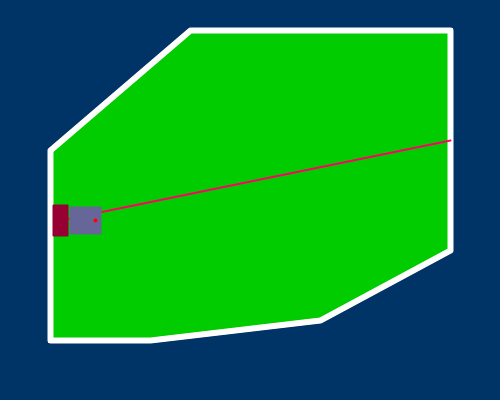
Frame 1 (no input)
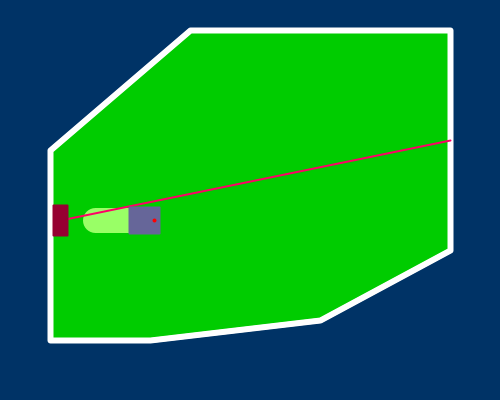
Frame 60 (the mouse pressed at the canvas centre just before this capture)
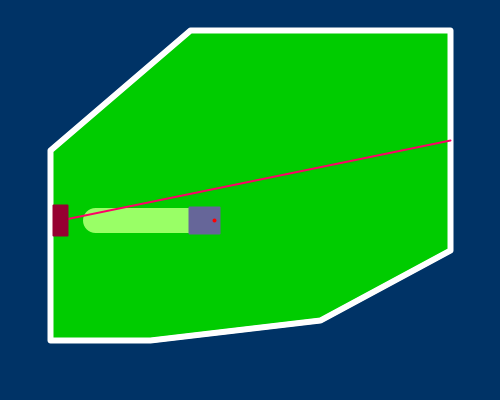
Frame 120 (the mouse held since frame 60 and released just before this capture)

The Processing sketch that drew these frames (run headless with seeded random() and noise(); from frame 60 on, the mouse is pressed at the canvas centre):

// Processing sketch: Lawnbot
// ── Lawnbot.pde
final int WIDTH = 500, HEIGHT = 400;

Lawn lawn;
Mower mower;

void setup(){
  size(500, 400);
  lawn = new Lawn(sampleLawnPoints);
  
  mower = new Mower(sampleHomebasePoints[0],
                              sampleHomebasePoints[1],
                              sampleHomebasePoints[2],
                              sampleHomebasePoints[3]);
}

void draw(){
  //if(frameCount % 2 == 0){
  //  background(0, 51, 102);
  //  lawn.draw();
  //  mower.draw();
  //  mower.move();
  //}
  
  background(0, 51, 102);
  lawn.draw();
  mower.draw();
  mower.move();
}

void mouseClicked() {
  println(mouseX + ", " + mouseY);
}

// ── Graph.pde
import java.util.NoSuchElementException;
import java.util.Queue;

import java.util.LinkedList;

public class GridGraph{
  public GridGraph(int width, int height){
    this.width = width;
    this.height = height;
    nodes = new GridNode[width][height];
  }
  
  public boolean has(int i, int j){
    return isValidIndex(i, j) && nodes[i][j] != null;
  }
  
  public boolean hasRightOf(int i, int j){
    return isValidIndex(i+1, j) && nodes[i+1][j] != null;
  }
  public boolean hasLeftOf(int i, int j){
    return isValidIndex(i-1, j) && nodes[i-1][j] != null;
  }
  public boolean hasUpOf(int i, int j){
    return isValidIndex(i, j-1) && nodes[i][j-1] != null;
  }
  public boolean hasDownOf(int i, int j){
    return isValidIndex(i, j+1) && nodes[i][j+1] != null;
  }
  
  public GridNode get(int i, int j){
    if(isValidIndex(i, j)) return nodes[i][j];
    else throw new IndexOutOfBoundsException();
  }
  
  public GridNode getRightOf(int i, int j){
    if(isValidIndex(i+1, j)) return nodes[i+1][j];
    else throw new IndexOutOfBoundsException();
  }
  public GridNode getLeftOf(int i, int j){
    if(isValidIndex(i-1, j)) return nodes[i-1][j];
    else throw new IndexOutOfBoundsException();
  }
  public GridNode getUpOf(int i, int j){
    if(isValidIndex(i, j-1)) return nodes[i][j-1];
    else throw new IndexOutOfBoundsException();
  }
  public GridNode getDownOf(int i, int j){
    if(isValidIndex(i, j+1)) return nodes[i][j+1];
    else throw new IndexOutOfBoundsException();
  }
  
  private boolean isValidIndex(int i, int j){
    return i >= 0 && i < width && j >= 0 && j < height;
  }
  
  public GridGraph spanningTree(int sourceI, int sourceJ){
    if(!has(sourceI, sourceJ)) throw new NoSuchElementException();
    
    HashSet<GridEdge> taken = new HashSet();
    Queue<GridEdge> inReach = new LinkedList();
    
    GridNode sourceNode = get(sourceI, sourceJ);
    addEdges(sourceNode, inReach);
    
    while(!inReach.isEmpty()){
      GridEdge nextEdgeTaken = inReach.remove();
      
      stroke(255);
      strokeWeight(2);
      //nextEdgeTaken.draw();
      
      taken.add(nextEdgeTaken);
      nextEdgeTaken.n2.taken = true;
      addEdges(nextEdgeTaken.n2, inReach);
    }
    
    //Create a graph with same nodes and edges according to taken (copy)
    GridGraph spanningTree = new GridGraph(this.width, this.height);
    for(int j = 0; j < this.height; j++){
      for(int i = 0; i < this.width; i++){
        if(this.has(i, j)){
          GridNode node = this.get(i, j);
          spanningTree.nodes[i][j] = new GridNode(node.x, node.y, i, j, null, null, null, null);
        }
      }
    }
    
    for(GridEdge edge : taken){
      switch(edge.dir){
        case RIGHT:
          spanningTree.nodes[edge.n1.i][edge.n1.j].right = spanningTree.nodes[edge.n2.i][edge.n2.j];
          spanningTree.nodes[edge.n2.i][edge.n2.j].left = spanningTree.nodes[edge.n1.i][edge.n1.j];
          break;
        case DOWN:
          spanningTree.nodes[edge.n1.i][edge.n1.j].down = spanningTree.nodes[edge.n2.i][edge.n2.j];
          spanningTree.nodes[edge.n2.i][edge.n2.j].up = spanningTree.nodes[edge.n1.i][edge.n1.j];
          break;
        case LEFT:
          spanningTree.nodes[edge.n1.i][edge.n1.j].left = spanningTree.nodes[edge.n2.i][edge.n2.j];
          spanningTree.nodes[edge.n2.i][edge.n2.j].right = spanningTree.nodes[edge.n1.i][edge.n1.j];
          break;
        case UP:
          spanningTree.nodes[edge.n1.i][edge.n1.j].up = spanningTree.nodes[edge.n2.i][edge.n2.j];
          spanningTree.nodes[edge.n2.i][edge.n2.j].down = spanningTree.nodes[edge.n1.i][edge.n1.j];
          break;
      }
    }
    return spanningTree;
  }
  
  private void addEdges(GridNode ofNode, Queue<GridEdge> inReach){
    if(ofNode.left != null && !ofNode.left.taken && !ofNode.left.enqueued){
      inReach.add(new GridEdge(ofNode, ofNode.left, Direction.LEFT));
      ofNode.left.enqueued = true;
    }
    if(ofNode.up != null && !ofNode.up.taken && !ofNode.up.enqueued){
      inReach.add(new GridEdge(ofNode, ofNode.up, Direction.UP));
      ofNode.up.enqueued = true;
    }
    if(ofNode.right != null && !ofNode.right.taken && !ofNode.right.enqueued){
      inReach.add(new GridEdge(ofNode, ofNode.right, Direction.RIGHT));
      ofNode.right.enqueued = true;
    }
    if(ofNode.down != null && !ofNode.down.taken && !ofNode.down.enqueued){
      inReach.add(new GridEdge(ofNode, ofNode.down, Direction.DOWN));
      ofNode.down.enqueued = true;
    }
  }
  
  public void draw(int tileWidth, int tileHeight){
    for(int j = 0; j < this.height; j++){
      for(int i = 0; i < this.width; i++){
        if(nodes[i][j] != null){
          nodes[i][j].draw(tileWidth, tileHeight);
        }
      }
    }
  }
  
  protected int width, height;
  protected GridNode[][] nodes;
}


class GridNode{
  
  public GridNode(int x, int y, int i, int j, GridNode up, GridNode down, GridNode left, GridNode right){
    this.x = x;
    this.y = y;
    
    this.i = i;
    this.j = j;
    
    this.up = up;
    this.down = down;
    this.left = left;
    this.right = right;
    
    this.taken = false;
    this.enqueued = false;
  }
  
  public String toString(){
    return "Coords : (" + x + ", " + y + ")";
  }
  
  public void draw(int tileWidth, int tileHeight){
    //circle(x, y, 6);
    
    if(right != null) line(x, y, x+tileWidth, y);
    if(left != null) line(x, y, x-tileWidth, y);
    if(up != null) line(x, y, x, y-tileHeight);
    if(down != null) line(x, y, x, y+tileHeight);
  }
  
  public Point toPoint(){
    return new Point(x, y);
  }
  
  private GridNode up, down, left, right;
  private int x, y;
  private int i, j;
  private boolean taken;
  private boolean enqueued;
}

private enum Direction{
    RIGHT, DOWN, LEFT, UP
}

class GridEdge{
  public GridEdge(GridNode n1, GridNode n2, Direction dir){
    this.n1 = n1;
    this.n2 = n2;
    this.dir = dir;
  }
  
  public void draw(){
    line(n1.x, n1.y, n2.x, n2.y);
  }
  
  private GridNode n1, n2;
  private Direction dir;
}

public class PathGridGraph extends GridGraph{
  public PathGridGraph(GridGraph spanningTree, int tileWidth, int tileHeight){
    super(spanningTree.width*2, spanningTree.height*2);
    
    //Create a 4 GridNodes for each GridNode in the given GridGraph
    // and connect them appropriately to create a path
    for(int j = 0; j < spanningTree.height; j++){
      for(int i = 0; i < spanningTree.width; i++){
        if(spanningTree.has(i, j)){
          //Create the 4 nodes
          GridNode center = spanningTree.get(i, j);
          int quarterWidth = tileWidth/4;
          int quarterHeight = tileHeight/4;
          
          //Top left
          nodes[2*i][2*j] = new GridNode(center.x - quarterWidth, center.y - quarterHeight, 2*i, 2*j, null, null, null, null);;
          
          //Top right
          nodes[2*i+1][2*j] = new GridNode(center.x + quarterWidth, center.y - quarterHeight, 2*i+1, 2*j, null, null, null, null);
          
          //Bottom left
          nodes[2*i][2*j+1] = new GridNode(center.x - quarterWidth, center.y + quarterHeight, 2*i, 2*j+1, null, null, null, null);
          
          //Bottom right
          nodes[2*i+1][2*j+1] = new GridNode(center.x + quarterWidth, center.y + quarterHeight, 2*i+1, 2*j+1, null, null, null, null);
        }
      }
    }
    
    for(int j = 0; j < spanningTree.height; j++){
      for(int i = 0; i < spanningTree.width; i++){
        if(spanningTree.has(i, j)){
          GridNode center = spanningTree.get(i, j);
          
          GridNode topLeft = nodes[2*i][2*j];
          GridNode topRight = nodes[2*i+1][2*j];
          GridNode bottomLeft = nodes[2*i][2*j+1];
          GridNode bottomRight = nodes[2*i+1][2*j+1];
          
          //RIGHT
          if(center.right != null){
            topRight.right = getRightOf(topRight.i, topRight.j);
            getRightOf(topRight.i, topRight.j).left = topRight;
            
            bottomRight.right = getRightOf(bottomRight.i, bottomRight.j);
            getRightOf(bottomRight.i, bottomRight.j).left = bottomRight;
          }else{
            topRight.down = bottomRight;
            bottomRight.up = topRight;
          }
          
          //LEFT
          if(center.left != null){
            topLeft.left = getLeftOf(topLeft.i, topLeft.j);
            getLeftOf(topLeft.i, topLeft.j).right = topLeft;
            
            bottomLeft.left = getLeftOf(bottomLeft.i, bottomLeft.j);
            getLeftOf(bottomLeft.i, bottomLeft.j).right = bottomLeft;
          }else{
            topLeft.down = bottomLeft;
            bottomLeft.up = topLeft;
          }
          
          //UP
          if(center.up != null){
            topLeft.up = getUpOf(topLeft.i, topLeft.j);
            getUpOf(topLeft.i, topLeft.j).down = topLeft;
            
            topRight.up = getUpOf(topRight.i, topRight.j);
            getUpOf(topRight.i, topRight.j).down = topRight;
          }else{
            topLeft.right = topRight;
            topRight.left = topLeft;
          }
          
          //DOWN
          if(center.down != null){
            bottomLeft.down = getDownOf(bottomLeft.i, bottomLeft.j);
            getDownOf(bottomLeft.i, bottomLeft.j).up = bottomLeft;
            
            bottomRight.down = getDownOf(bottomRight.i, bottomRight.j);
            getDownOf(bottomRight.i, bottomRight.j).up = bottomRight;
          }else{
            bottomLeft.right = bottomRight;
            bottomRight.left = bottomLeft;
          }
        }
      }
    }
    
  }
  
  public ArrayList<Point> pathFromGraph(){
    
    //Find one node to start from
    GridNode firstNode = null;
    int j = 0;
    while(j < this.height && firstNode == null){
      int i = 0;
      while(i < this.width && firstNode == null){
        firstNode = this.get(i, j);
        i++;
      }
      j++;
    }
    
    ArrayList<Point> path = new ArrayList();
    GridNode nextNode;
    Direction from;
    //Since we found the node searching from top left, it must be connected to the right or the bottom
    path.add(firstNode.toPoint());
    if(firstNode.right != null){
      nextNode = firstNode.right;
      from = Direction.LEFT;
    }else{
      nextNode = firstNode.down;
      from = Direction.UP;
    }
    
    while(nextNode != firstNode){
      path.add(nextNode.toPoint());
      
      Direction nextNodeDir = findDirNextNode(from, nextNode);
      
      switch(nextNodeDir){
        case LEFT:
          nextNode = nextNode.left;
          from = Direction.RIGHT;
          break;
        case RIGHT:
          nextNode = nextNode.right;
          from = Direction.LEFT;
          break;
        case UP:
          nextNode = nextNode.up;
          from = Direction.DOWN;
          break;
        case DOWN:
          nextNode = nextNode.down;
          from = Direction.UP;
          break;
      }
    }
    
    return path;
  }
  
  private Direction findDirNextNode(Direction comingFrom, GridNode fromNode){
    //Exclude node in direction comingFrom and return the other connected node's direction
    if(fromNode.left != null && comingFrom != Direction.LEFT){
      return Direction.LEFT;
    }else if(fromNode.right != null && comingFrom != Direction.RIGHT){
      return Direction.RIGHT;
    }else if(fromNode.up != null && comingFrom != Direction.UP){
      return Direction.UP;
    }else if(fromNode.down != null && comingFrom != Direction.DOWN){
      return Direction.DOWN;
    }else{
      throw new Error(); //Should not happen
    } 
  }
  
  public void draw(int tileWidth, int tileHeight){
    super.draw(tileWidth, tileHeight);
  }
}

// ── Homebase.pde
public final float[] sampleHomebasePoints = {60, 220, 450, 140};
public final color sampleHomebaseColor = color(150, 0, 50);
public final color sampleHomelineColor = color(255, 0, 102);

public class Homebase{
  public Homebase(float x, float y, float lineEndX, float lineEndY, color homebaseColor, color homelineColor){
    this.x = x;
    this.y = y;
    
    this.lineEndX = lineEndX;
    this.lineEndY = lineEndY;
    
    this.homebaseColor = homebaseColor;
    this.homelineColor = homelineColor;
    
    homeline = new Line(x, y, lineEndX, lineEndY);
  }
  
  public Homebase(float x, float y, float lineEndX, float lineEndY){
    this(x, y, lineEndX, lineEndY, sampleHomebaseColor, sampleHomelineColor);
  }
  
  public void draw(){
     beginShape();
     stroke(homelineColor);
     strokeWeight(2);
     line(homeline.x1, homeline.y1, homeline.x2, homeline.y2);
     endShape();
    
     beginShape();
     stroke(homebaseColor);
     fill(homebaseColor);
     rect(x-7, y-15, 14, 30);
     endShape();
  }
  
  private float x, y;
  //TODO : remove if unused
  private float lineEndX, lineEndY;
  //TODO : remove if unused
  private Line homeline;
  
  private color homebaseColor;
  private color homelineColor;
}

// ── Lawn.pde
import java.util.HashSet;

public final color sampleBoundsColor = color(255);
public final color sampleLawnColor = color(0, 204, 0);
public final color sampleMowedColor = color(153, 255, 102);

public Point[] sampleLawnPoints = {new Point(50, 150),
                             new Point(190, 30),
                             new Point(450, 30),
                             new Point(450, 250),
                             new Point(320, 320),
                             new Point(150, 340),
                             new Point(50, 340)};
public class Lawn{
 public Lawn(Point[] boundPoints, color boundsColor, color lawnColor, color mowedColor){
   this.boundPoints = boundPoints;
   this.mowedPoints = new ArrayList<Point>();
   
   //Creating a set of lines, useful to check intersection
   bounds = new HashSet<Line>();
   for(int i = 0; i < boundPoints.length - 1; i++){
     bounds.add(new Line(boundPoints[i].x, boundPoints[i].y, boundPoints[i+1].x, boundPoints[i+1].y));
   }
   bounds.add(new Line(boundPoints[boundPoints.length - 1].x, boundPoints[boundPoints.length - 1].y, boundPoints[0].x, boundPoints[0].y));

   this.boundsColor = boundsColor;
   this.lawnColor = lawnColor;
   this.mowedColor = mowedColor;
 }
 
 public Lawn(Point[] points){
   this(points, sampleBoundsColor, sampleLawnColor, sampleMowedColor);
 }
 
 //public void createRandomLawn(int nbSides){
 //  //TODO : implement
 //}
 
 public void draw(){
   beginShape();
     stroke(boundsColor);
     strokeWeight(5);
     fill(lawnColor);
     for(Point p : boundPoints){
       vertex(p.x, p.y);
     }
     vertex(boundPoints[0].x, boundPoints[0].y);
   endShape();
   
   beginShape();
     stroke(mowedColor);
     strokeWeight(25);
     strokeJoin(ROUND);
     for(Point p : mowedPoints){
       vertex(p.x, p.y); 
     }
   endShape();
   
   beginShape();
     stroke(boundsColor);
     strokeWeight(6);
     noFill();
     for(Point p : boundPoints){
       vertex(p.x, p.y);
     }
     vertex(boundPoints[0].x, boundPoints[0].y);
   endShape();
 }
 
 private Point[] boundPoints;
 private HashSet<Line> bounds;
 private ArrayList<Point> mowedPoints;
 private color boundsColor;
 private color lawnColor;
 private color mowedColor;
}

class Line{
  public Line(float x1, float y1, float x2, float y2){
    this.x1 = x1;
    this.y1 = y1;
    this.x2 = x2;
    this.y2 = y2;
  }
  
  public float x1, y1, x2, y2;
  
  public String toString(){
    return "[" + "(" + (int)x1 + ", " + (int)y1 + ")" + ", " + "(" + (int)x2 + ", " + (int)y2 + ")" + "]";
  }
}

class Point{
  public Point(float x, float y){
    this.x = x;
    this.y = y;
  }
  
  public float x, y;
  
  public String toString(){
    return "(" + (int)x + ", " + (int)y + ")";
  }
}

// ── Mower.pde
import java.util.Arrays;
import java.util.LinkedList;
import java.util.Iterator;

public final color sampleMowerColor = color(102, 102, 153);
public final float sampleOrientation = 0.0;

public enum Mode {
  SEARCHING, MOWING
}

public class Mower{
  public Mower(float homebaseX, float homebaseY, float lineEndX, float lineEndY, float orientation, color mowerColor, color homebaseColor, color homelineColor){
    this.mode = Mode.SEARCHING;
    
    hb = new Homebase(homebaseX, homebaseY, lineEndX, lineEndY, homebaseColor, homelineColor);
    
    pf = new PathFinder();
    mowingPath = null;
    nextPointIndex = 0;
    
    bounds = new HashSet();
    
    this.x = homebaseX + 15;
    this.y = homebaseY;
    
    this.orientation = orientation;
    
    this.atObstacleEdge = false;
    this.obstacleIsLeft = false;
    this.obstacles = new ArrayList();
    this.lastObstacle = null;
    
    this.sensor = new Point(x + cos(orientation) * 10, y + sin(orientation) * 10);
    
    this.col = mowerColor;
  }
  
  public Mower(float homebaseX, float homebaseY, float lineEndX, float lineEndY){
    this(homebaseX, homebaseY, lineEndX, lineEndY, sampleOrientation, sampleMowerColor, sampleHomebaseColor, sampleHomelineColor);
  }
  
  public void draw(){
    hb.draw();
      pushMatrix();
        translate(x+10, y);
        rotate(orientation);
        beginShape();
          stroke(col);
          fill(col);
          rect(-15, -13, 30, 26);
        endShape();
      
      //Sensor, to debug
        beginShape();
          stroke(color(255, 0, 0));
          fill(color(255, 0, 0));
          circle(sensor.x - x, sensor.y - y, 2);
        endShape();
      popMatrix();
  }
  
  public void move(){
    //ArrayList<Point> sampleBoundsPoint = new ArrayList();
    //sampleBoundsPoint.add(new Point(295, 339));
    //sampleBoundsPoint.add(new Point(60, 339));
    //sampleBoundsPoint.add(new Point(60, 68));
    //sampleBoundsPoint.add(new Point(227, 41));
    //sampleBoundsPoint.add(new Point(439, 90));
    //sampleBoundsPoint.add(new Point(439, 196));
    
    //HashSet<Line> sampleBounds = new HashSet();
    
    //sampleBounds = new HashSet<Line>();
    //for(int i = 0; i < sampleBoundsPoint.size() - 1; i++){
    //  sampleBounds.add(new Line(sampleBoundsPoint.get(i).x, sampleBoundsPoint.get(i).y, sampleBoundsPoint.get(i+1).x, sampleBoundsPoint.get(i+1).y));
    //}
    //sampleBounds.add(new Line(sampleBoundsPoint.get(sampleBoundsPoint.size() - 1).x, sampleBoundsPoint.get(sampleBoundsPoint.size() - 1).y, sampleBoundsPoint.get(0).x, sampleBoundsPoint.get(0).y)); 
    
    //pf.tileCover(sampleBounds);
    
    if(mode == Mode.SEARCHING){
      forward();
      
      //We search left right left right ... for a free path (avoid going back on its own track)
      if(mower.sensorOverlapping()){
        int i = -1;
        while(mower.sensorOverlapping()){
          i = i * i;
          mower.undoLastMove();
          mower.orientation += PI * i * 0.01;
          mower.forward();
        }
        
        //After going again, if i is positive the robot turned clockwise (right turn)
        //if i is negative the robot turned counterclockwise (left turn)
        
        if(!atObstacleEdge){
          atObstacleEdge = true;
          obstacleIsLeft = i > 0; // i > 0 => turned right => obstacle is on the left
          println("At obstacle edge ? " + atObstacleEdge + ", Obstacle on the left ? " + obstacleIsLeft);
          obstacles.add(new LinkedList<Point>());
        }
        
        lastObstacle = obstacles.get(obstacles.size() - 1);
        
        if(lastObstacle.size() == 0){
          lastObstacle.add(new Point(sensor.x, sensor.y));
        }else{
          Point lastPoint = lastObstacle.getLast();
          if(dist(lastPoint.x, lastPoint.y , sensor.x, sensor.y) > 5){
            lastObstacle.add(new Point(sensor.x, sensor.y));
            println(Arrays.toString(obstacles.toArray()));
          }
        }
      }
      
      if(atObstacleEdge && lastObstacle.size() > 1 && dist(lastObstacle.getFirst().x, lastObstacle.getFirst().y, sensor.x, sensor.y) < 5){
        //Back on our track, whole obstacle has been found
        println("Found !");
        lastObstacle.removeFirst();
        
        //We must now create a mowing path
        
        //Transform points to bound lines
        //bounds = new HashSet();
        Iterator<Point> it = lastObstacle.iterator();
        Point prev = it.next();
        Point first = prev;
        while(it.hasNext()){
          Point next = it.next();
          bounds.add(new Line(prev.x, prev.y, next.x, next.y));
          prev = next;
        }
        bounds.add(new Line(prev.x, prev.y, first.x, first.y));          
        
        mowingPath = pf.findPath(bounds, hb.x, hb.y);
        
        //Find closest point on path
        int closestPointIndex = 0;
        float closestDist = Float.MAX_VALUE;
        for(int i = 0; i < mowingPath.size(); i++){
          float distance = dist(x, y, mowingPath.get(i).x, mowingPath.get(i).y);
          if(distance < closestDist){
            closestDist = distance;
            closestPointIndex = i;
          }
        }
        
        nextPointIndex = closestPointIndex;
        mode = Mode.MOWING;
      }
    }else{ //mode == Mode.MOWING)
      Point nextPoint = mowingPath.get(nextPointIndex);
      if(dist(x, y, nextPoint.x, nextPoint.y) > 1){
        headTo(nextPoint);
      }else{
        nextPointIndex = (nextPointIndex + 1) % mowingPath.size();
      }
      
      forward();
    }
    
  }
  
  private void forward(int distance){
    x += cos(orientation)*distance;
    y += sin(orientation)*distance;
    sensor.x += cos(orientation)*distance;
    sensor.y += sin(orientation)*distance;
    
    if(frameCount % 10 == 0){
      lawn.mowedPoints.add(new Point(sensor.x, sensor.y));
    }
  }
  
  private void forward(){
    forward(1);
  }
  
  private void undoLastMove(int previousDistance){
    forward(-previousDistance);
  }
  
  private void undoLastMove(){
    forward(-1);
  }
  
  private void headTo(Point p){
    orientation = atan2(p.y - y, p.x - x);
  }
  
  public boolean sensorOverlapping(){
    //Note : this feedback would come directly from the sensor and wouldn't need any knowledge
    //On the real lawn boundaries
    
    for(Line l : lawn.bounds){
      if(pf.pointOnLine(l.x1, l.y1, l.x2, l.y2, sensor.x, sensor.y, 10)){
        return true;
      }
    }
    return false;
  }
  
  private Mode mode;
  
  private Homebase hb;
  
  private PathFinder pf;
  private ArrayList<Point> mowingPath;
  private int nextPointIndex;
  
  private float x;
  private float y;
  
  private float orientation; //radians
  private boolean atObstacleEdge;
  private boolean obstacleIsLeft;
  private ArrayList<LinkedList<Point>> obstacles;
  private LinkedList<Point> lastObstacle;
  
  private HashSet<Line> bounds;
  
  private Point sensor;
  
  private color col;
}

// ── PathFinder.pde
import java.util.Set;

final int tileWidth = 40;
final int tileHeight = 40;

public class PathFinder{
  public boolean pointOnLine(float vx, float vy, float wx, float wy, float px, float py, float epsilon){
    return min_dist(vx, vy, wx, wy, px, py) < epsilon;
  }
  
  private float min_dist(float vx, float vy, float wx, float wy, float px, float py){
    float l2 = dist(vx, vy, wx, wy);
    l2 = l2 * l2;
    
    if(l2 == 0.0) return dist(px, py, vx, vy);
    
    float pmvx = px - vx;
    float pmvy = py - vy;
    
    float wmvx = wx - vx;
    float wmvy = wy - vy;
    
    float t = max(0, min(1, (pmvx * wmvx + pmvy * wmvy)/l2));
    float projx = vx + t * wmvx;
    float projy = vy + t * wmvy;
    
    return abs(dist(px, py, projx, projy));
  }
  
  public ArrayList<Point> findPath(HashSet<Line> bounds, float homebaseX, float homebaseY){
    GridGraph graph = tileCover(bounds);
    
    //circle(homebaseX, homebaseY, 10);
    
    GridGraph spanningTree = graph.spanningTree(xCoordToIndex(homebaseX), yCoordToIndex(homebaseY));    
    
    //stroke(255, 0, 0);
    //fill(255, 0, 0);
    //spanningTree.draw(tileWidth, tileHeight);
    
    PathGridGraph pgg = new PathGridGraph(spanningTree, tileWidth, tileHeight);
    
    stroke(255, 0, 0);
    fill(255, 0, 0);
    pgg.draw(tileWidth/2, tileHeight/2);
    
    //for(int j = 0; j < pgg.height; j++){
    //  for(int i = 0; i < pgg.width; i++){
    //    println(pgg.get(i, j));
    //  }
    //}
    
    return pgg.pathFromGraph();
  }
  
  //Returns a GridGraph whith one node for each point sat the center of tiles lying inside the bounds
  public GridGraph tileCover(HashSet<Line> bounds){
    GridGraph graph = new GridGraph(WIDTH/tileWidth, HEIGHT/tileHeight); 
    for(int y = tileHeight / 2; y < HEIGHT; y += tileHeight){
      for(int x = tileWidth / 2; x < WIDTH; x += tileWidth){
        boolean onEdge = false;
        int intersections = 0;
        
        //Points which sit on an edge are kept
        for(Line l : bounds){
          if(pointOnLine(l.x1, l.y1, l.x2, l.y2, x, y, 0.5)){
            onEdge = true;
            break;
          }
        }
        
        //For points not on the edge, we count the number of lines crossed going from the point
        //to the extreme right. If odd, the point is IN.
        if(!onEdge){
          HashSet<Line> modifiableBoundsCopy = (HashSet)bounds.clone();
          for(int i = 0; i < WIDTH - x; i++){
            ArrayList<Line> toRemove = new ArrayList();
            for(Line l : modifiableBoundsCopy){
              //Must better handle comming to an angle...
              if(pointOnLine(l.x1, l.y1, l.x2, l.y2, x+i, y, 1.8)){
                if(!isBoundPoint(l.x1, l.y1, l.x2, l.y2, x+i, y, 2)){
                  intersections++;
                  modifiableBoundsCopy.remove(l);
                  break;
                }else{
                  //We do not break s. t. the other line crossing at the intersection is removed too
                  toRemove.add(l);
                }
              }
            }
            
            for(Line l : toRemove){
              modifiableBoundsCopy.remove(l);
            }
          }
        }
        
        if(onEdge || intersections % 2 == 1){
          //noFill();
          //strokeWeight(2);
          //rect(x - tileWidth/2, y - tileHeight/2, tileWidth, tileHeight);
          
          //noLoop();
          //Create a node for each tile
          graph.nodes[xCoordToIndex(x)][yCoordToIndex(y)] = new GridNode(x, y, xCoordToIndex(x), yCoordToIndex(y), null, null, null, null);
        }
        
      }
    }
    
    //Link nodes together
    for(int j = 0; j < graph.height; j++){
      for(int i = 0; i < graph.width; i++){
        if(graph.nodes[i][j] != null){
          graph.nodes[i][j].right = graph.getRightOf(i, j);
          graph.nodes[i][j].left = graph.getLeftOf(i, j);
          graph.nodes[i][j].up = graph.getUpOf(i, j);
          graph.nodes[i][j].down = graph.getDownOf(i, j);
        }
      }
    }
    
    return graph;
  }
  
  public boolean isBoundPoint(float x1, float y1, float x2, float y2, float x, float y, float epsilon){
    return (abs(x - x1) < epsilon && abs(y - y1) < epsilon) || (abs(x - x2) < epsilon && abs(y - y2) < epsilon);
  }
  
  private int xCoordToIndex(float x){
    return ((int)x - tileWidth/2) / tileWidth;
  }
  
  private int yCoordToIndex(float y){
    return ((int)y - tileHeight/2) / tileHeight;
  }
}
